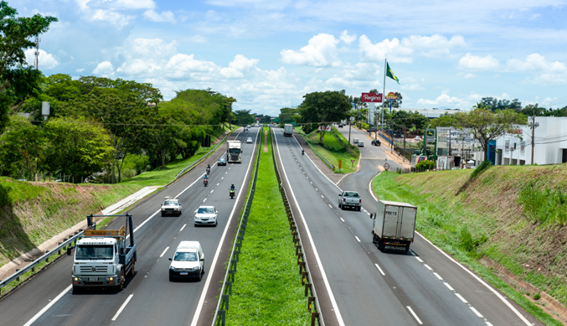
#> input picture atividade/trailhead/tutorial_Opencv/openHistC/rodovia.png, 567 x 326 px
$ python openHistC.py
#> lines starting #> are read from the running program, lines starting #| are printed output that depends on the picture
#Histograma de uma imagem colorida

from matplotlib import pyplot as plt
import cv2

img = cv2.imread('rodovia.png')
#> img is the input picture: shape (326, 567, 3); mean B, G, R 132.9, 150.9, 132.9
cv2.imshow("Imagem Colorida", img)

canais = cv2.split(img)
cores = ("b", "g", "r")

plt.figure()
plt.title("'Histograma Colorido")
plt.xlabel("Intensidade")
plt.ylabel("Número de Pixels")

i=0
for (canal, cor) in zip(canais, cores):
#Este loop executa 3 vezes, uma para cada canal
    hist = cv2.calcHist([canal], [0], None, [256], [0, 256])
    plt.plot(hist, cor)
    plt.xlim([0, 256])
    plt.savefig('histcolor%01i.jpg' %i, format="png")
    plt.show()
    i+=1
#> this loop made 3 passes
#> cor on passes 1 to 3: 'b', 'g', 'r'
#> pass 1, `plt.savefig('histcolor%01i.jpg' %i, format="png")`:
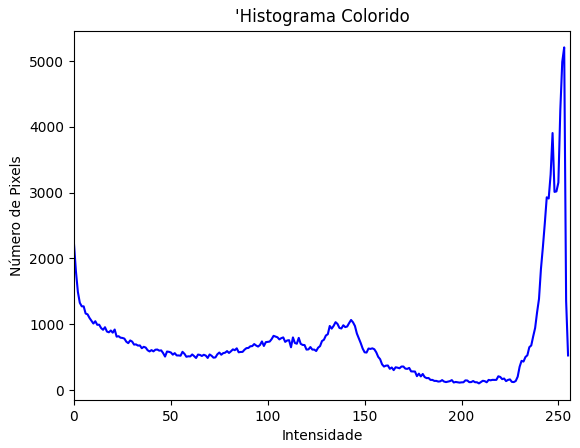
#> figure drawn by matplotlib, 1 panel; curve peaks at x = 253, y = 5209
#> pass 2, `plt.savefig('histcolor%01i.jpg' %i, format="png")`:
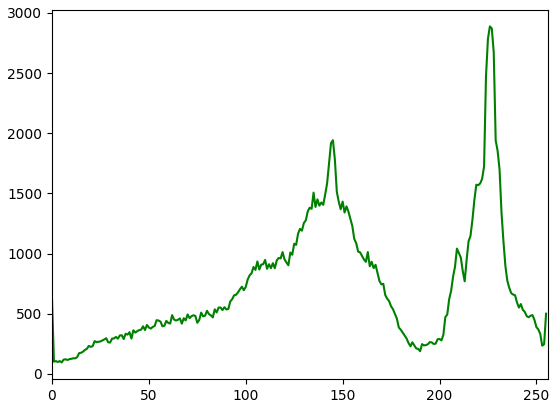
#> figure drawn by matplotlib, 1 panel; curve peaks at x = 226, y = 2888
#> after the loop, i = 3
